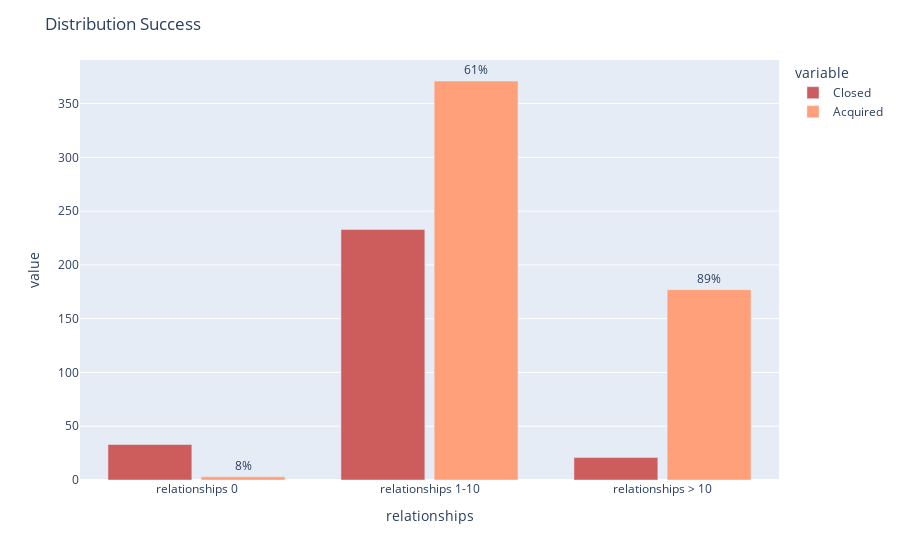

Notebook code for this chart:
### Code cell
# We can check how the distribution goes along the relationships features

fig = px.bar(rate_success, x='relationships', y=['Closed','Acquired'])
color = sns.set_palette("Spectral")
fig.update_layout(barmode='group',bargroupgap=0.1)
fig.update_layout(title_text='Distribution Success')
fig.update_traces(marker=dict(color='lightsalmon'), selector=dict(name='Acquired'))
fig.update_traces(marker=dict(color='indianred'), selector=dict(name='Closed'))

adquired_trace = fig.data[1]
adquired_trace.update(text=rate_success['Success Rate'], texttemplate='%{text:.0f}%', textposition='outside')
fig.show()

#fig.write_html("Graficos/Distribution success.html")

### Figure 1 — Plotly figure (JSON) as saved in the notebook; plotly's stock layout.template omitted (floating-point values rounded to 4 significant figures)
{"data": [{"alignmentgroup": "True", "hovertemplate": "variable=Closed<br>relationships=%{x}<br>value=%{y}<extra></extra>", "legendgroup": "Closed", "marker": {"color": "indianred", "pattern": {"shape": ""}}, "name": "Closed", "offsetgroup": "Closed", "orientation": "v", "showlegend": true, "textposition": "auto", "type": "bar", "x": ["relationships 0", "relationships 1-10", "relationships > 10"], "xaxis": "x", "y": [33, 233, 21], "yaxis": "y"}, {"alignmentgroup": "True", "hovertemplate": "variable=Acquired<br>relationships=%{x}<br>value=%{y}<extra></extra>", "legendgroup": "Acquired", "marker": {"color": "lightsalmon", "pattern": {"shape": ""}}, "name": "Acquired", "offsetgroup": "Acquired", "orientation": "v", "showlegend": true, "text": [8.33, 61.42, 89.39], "textposition": "outside", "texttemplate": "%{text:.0f}%", "type": "bar", "x": ["relationships 0", "relationships 1-10", "relationships > 10"], "xaxis": "x", "y": [3, 371, 177], "yaxis": "y"}], "layout": {"bargroupgap": 0.1, "barmode": "group", "legend": {"title": {"text": "variable"}, "tracegroupgap": 0}, "margin": {"t": 60}, "title": {"text": "Distribution Success"}, "xaxis": {"anchor": "y", "domain": [0, 1], "title": {"text": "relationships"}}, "yaxis": {"anchor": "x", "domain": [0, 1], "title": {"text": "value"}}}}
